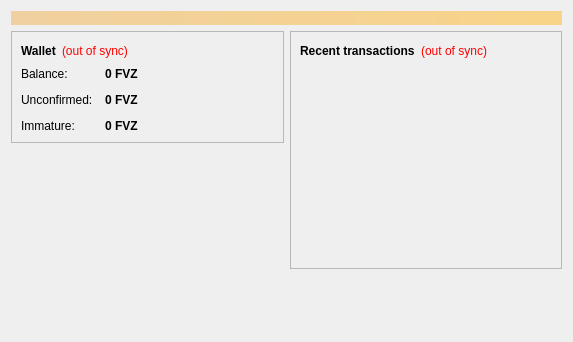
<?xml version="1.0" encoding="UTF-8"?>
<ui version="4.0">
 <class>OverviewPage</class>
 <widget class="QWidget" name="OverviewPage">
  <property name="geometry">
   <rect>
    <x>0</x>
    <y>0</y>
    <width>573</width>
    <height>342</height>
   </rect>
  </property>
  <property name="windowTitle">
   <string>Form</string>
  </property>
  <layout class="QVBoxLayout" name="topLayout">
   <item>
    <widget class="QLabel" name="labelAlerts">
     <property name="visible">
      <bool>false</bool>
     </property>
     <property name="styleSheet">
      <string notr="true">background-color: qlineargradient(x1: 0, y1: 0, x2: 1, y2: 0, stop:0 #F0D0A0, stop:1 #F8D488); color:#000000;</string>
     </property>
     <property name="wordWrap">
      <bool>true</bool>
     </property>
     <property name="margin">
      <number>3</number>
     </property>
    </widget>
   </item>
   <item>
    <layout class="QHBoxLayout" name="horizontalLayout" stretch="1,1">
     <item>
      <layout class="QVBoxLayout" name="verticalLayout_2">
       <item>
        <widget class="QFrame" name="frame">
         <property name="frameShape">
          <enum>QFrame::StyledPanel</enum>
         </property>
         <property name="frameShadow">
          <enum>QFrame::Raised</enum>
         </property>
         <layout class="QVBoxLayout" name="verticalLayout_4">
          <item>
           <layout class="QHBoxLayout" name="horizontalLayout_4">
            <item>
             <widget class="QLabel" name="label_5">
              <property name="font">
               <font>
                <weight>75</weight>
                <bold>true</bold>
               </font>
              </property>
              <property name="text">
               <string>Wallet</string>
              </property>
             </widget>
            </item>
            <item>
             <widget class="QLabel" name="labelWalletStatus">
              <property name="toolTip">
               <string>The displayed information may be out of date. Your wallet automatically synchronizes with the FVZCoin network after a connection is established, but this process has not completed yet.</string>
              </property>
              <property name="styleSheet">
               <string notr="true">QLabel { color: red; }</string>
              </property>
              <property name="text">
               <string notr="true">(out of sync)</string>
              </property>
              <property name="alignment">
               <set>Qt::AlignLeading|Qt::AlignLeft|Qt::AlignVCenter</set>
              </property>
             </widget>
            </item>
            <item>
             <spacer name="horizontalSpacer_2">
              <property name="orientation">
               <enum>Qt::Horizontal</enum>
              </property>
              <property name="sizeHint" stdset="0">
               <size>
                <width>40</width>
                <height>20</height>
               </size>
              </property>
             </spacer>
            </item>
           </layout>
          </item>
          <item>
           <layout class="QFormLayout" name="formLayout_2">
            <property name="fieldGrowthPolicy">
             <enum>QFormLayout::AllNonFixedFieldsGrow</enum>
            </property>
            <property name="horizontalSpacing">
             <number>12</number>
            </property>
            <property name="verticalSpacing">
             <number>12</number>
            </property>
            <item row="0" column="0">
             <widget class="QLabel" name="label">
              <property name="text">
               <string>Balance:</string>
              </property>
             </widget>
            </item>
            <item row="0" column="1">
             <widget class="QLabel" name="labelBalance">
              <property name="font">
               <font>
                <weight>75</weight>
                <bold>true</bold>
               </font>
              </property>
              <property name="cursor">
               <cursorShape>IBeamCursor</cursorShape>
              </property>
              <property name="toolTip">
               <string>Your current balance</string>
              </property>
              <property name="text">
               <string notr="true">0 FVZ</string>
              </property>
              <property name="textInteractionFlags">
               <set>Qt::LinksAccessibleByMouse|Qt::TextSelectableByKeyboard|Qt::TextSelectableByMouse</set>
              </property>
             </widget>
            </item>
            <item row="1" column="0">
             <widget class="QLabel" name="label_3">
              <property name="text">
               <string>Unconfirmed:</string>
              </property>
             </widget>
            </item>
            <item row="1" column="1">
             <widget class="QLabel" name="labelUnconfirmed">
              <property name="font">
               <font>
                <weight>75</weight>
                <bold>true</bold>
               </font>
              </property>
              <property name="cursor">
               <cursorShape>IBeamCursor</cursorShape>
              </property>
              <property name="toolTip">
               <string>Total of transactions that have yet to be confirmed, and do not yet count toward the current balance</string>
              </property>
              <property name="text">
               <string notr="true">0 FVZ</string>
              </property>
              <property name="textInteractionFlags">
               <set>Qt::LinksAccessibleByMouse|Qt::TextSelectableByKeyboard|Qt::TextSelectableByMouse</set>
              </property>
             </widget>
            </item>
            <item row="2" column="0">
             <widget class="QLabel" name="labelImmatureText">
              <property name="text">
               <string>Immature:</string>
              </property>
             </widget>
            </item>
            <item row="2" column="1">
             <widget class="QLabel" name="labelImmature">
              <property name="font">
               <font>
                <weight>75</weight>
                <bold>true</bold>
               </font>
              </property>
              <property name="toolTip">
               <string>Mined balance that has not yet matured</string>
              </property>
              <property name="text">
               <string notr="true">0 FVZ</string>
              </property>
              <property name="textInteractionFlags">
               <set>Qt::LinksAccessibleByMouse|Qt::TextSelectableByKeyboard|Qt::TextSelectableByMouse</set>
              </property>
             </widget>
            </item>
           </layout>
          </item>
         </layout>
        </widget>
       </item>
       <item>
        <spacer name="verticalSpacer">
         <property name="orientation">
          <enum>Qt::Vertical</enum>
         </property>
         <property name="sizeHint" stdset="0">
          <size>
           <width>20</width>
           <height>40</height>
          </size>
         </property>
        </spacer>
       </item>
      </layout>
     </item>
     <item>
      <layout class="QVBoxLayout" name="verticalLayout_3">
       <item>
        <widget class="QFrame" name="frame_2">
         <property name="frameShape">
          <enum>QFrame::StyledPanel</enum>
         </property>
         <property name="frameShadow">
          <enum>QFrame::Raised</enum>
         </property>
         <layout class="QVBoxLayout" name="verticalLayout">
          <item>
           <layout class="QHBoxLayout" name="horizontalLayout_2">
            <item>
             <widget class="QLabel" name="label_4">
              <property name="text">
               <string>&lt;b&gt;Recent transactions&lt;/b&gt;</string>
              </property>
             </widget>
            </item>
            <item>
             <widget class="QLabel" name="labelTransactionsStatus">
              <property name="toolTip">
               <string>The displayed information may be out of date. Your wallet automatically synchronizes with the FVZCoin network after a connection is established, but this process has not completed yet.</string>
              </property>
              <property name="styleSheet">
               <string notr="true">QLabel { color: red; }</string>
              </property>
              <property name="text">
               <string notr="true">(out of sync)</string>
              </property>
              <property name="alignment">
               <set>Qt::AlignRight|Qt::AlignTrailing|Qt::AlignVCenter</set>
              </property>
             </widget>
            </item>
            <item>
             <spacer name="horizontalSpacer">
              <property name="orientation">
               <enum>Qt::Horizontal</enum>
              </property>
              <property name="sizeHint" stdset="0">
               <size>
                <width>40</width>
                <height>20</height>
               </size>
              </property>
             </spacer>
            </item>
           </layout>
          </item>
          <item>
           <widget class="QListView" name="listTransactions">
            <property name="styleSheet">
             <string notr="true">QListView { background: transparent; }</string>
            </property>
            <property name="frameShape">
             <enum>QFrame::NoFrame</enum>
            </property>
            <property name="verticalScrollBarPolicy">
             <enum>Qt::ScrollBarAlwaysOff</enum>
            </property>
            <property name="horizontalScrollBarPolicy">
             <enum>Qt::ScrollBarAlwaysOff</enum>
            </property>
            <property name="selectionMode">
             <enum>QAbstractItemView::NoSelection</enum>
            </property>
           </widget>
          </item>
         </layout>
        </widget>
       </item>
       <item>
        <spacer name="verticalSpacer_2">
         <property name="orientation">
          <enum>Qt::Vertical</enum>
         </property>
         <property name="sizeHint" stdset="0">
          <size>
           <width>20</width>
           <height>40</height>
          </size>
         </property>
        </spacer>
       </item>
      </layout>
     </item>
    </layout>
   </item>
  </layout>
 </widget>
 <resources/>
 <connections/>
</ui>
